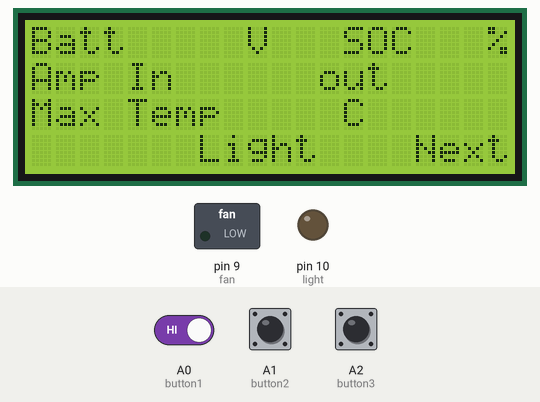
Simulated run of this sketch. Board: Arduino Pro Mini, built with avr-gcc and run on an emulated ATmega328P. Parts: 20×4 character LCD, switched loads named in the sketch (green lamp = pin HIGH), output pins drawn as LEDs (lit = HIGH). The inputs (shaded band) are chosen by the test bench; at power-on: A2 (button3) HIGH, A1 (button2) HIGH, A0 (button1) HIGH.

Above: at 3.2 s.
3.3 s: A2 (button3) pulled LOW for 3.2 s
At 5.6 s:
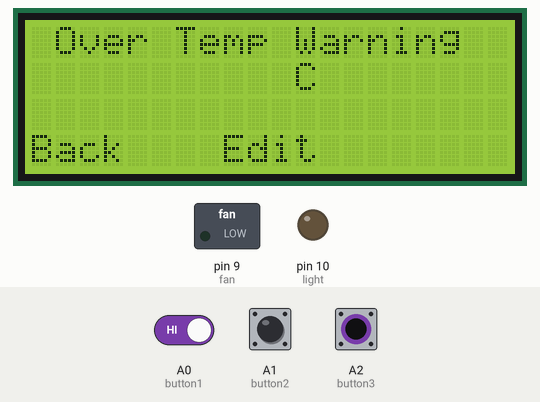
8.0 s: A1 (button2) pulled LOW for 1 s
At 9.8 s:
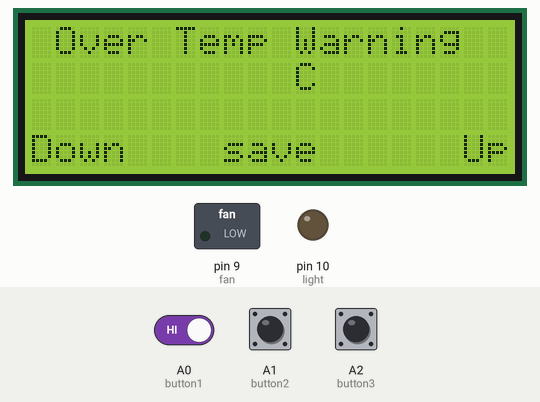
10.5 s: A1 (button2) pulled LOW for 0.15 s
At 11.7 s:
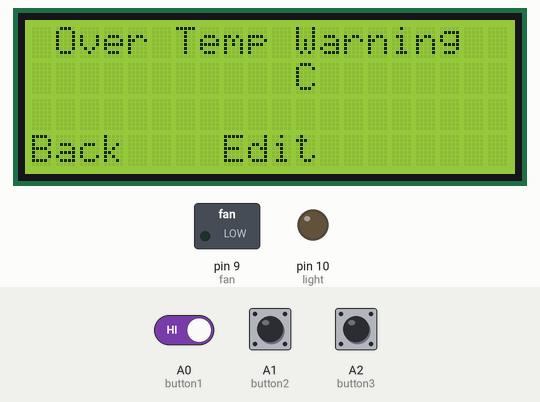
12.1 s: A1 (button2) pulled LOW for 3.2 s
At 12.2 s:
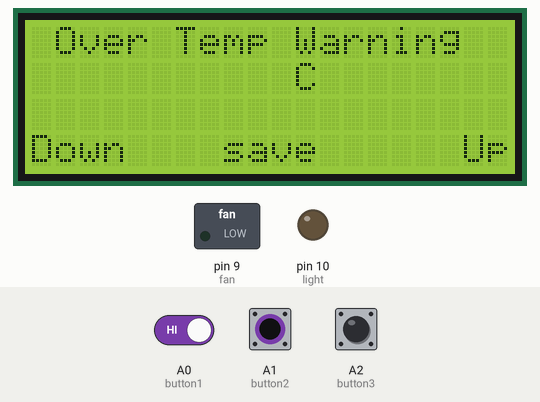
16.8 s: A0 (button1) driven LOW and A1 (button2) driven LOW
At 19.1 s:
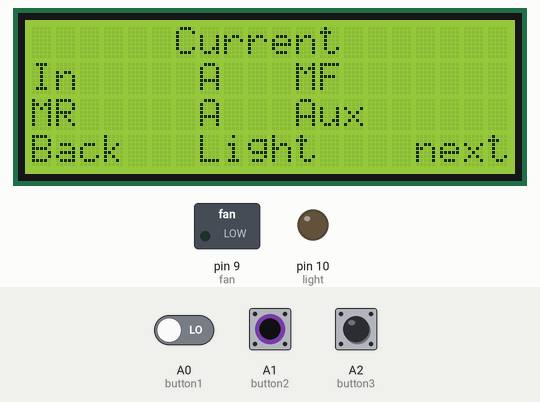
Timing chart, 0 to 20.5 s (numbered marks = the images above; inputs shaded):
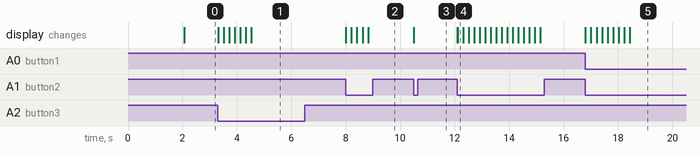

The sketch:

rduino_leuv_display.ino
```cpp
/*--------------------------------------------------------------
  Program:      LEUV DISPLAY

  Description:  Display information and change parameters for LCD
                For Solar Electric Utility Vehicle

  Hardware:     Arduino Pro mini with 4x20 LCD Display

  Date:         11 September, 2015

  Author:       Chris Low

  References:

*/

//included libraries
#include <DallasTemperature.h>
#include <OneWire.h>
#include <LiquidCrystal.h>

// initialize the library with the numbers of the interface pins
LiquidCrystal lcd(7, 8, 5, 4, 3, 2);


//Assign pins
//need to change variable types
const int button1 = A0;
const int button2 = A1;
const int button3 = A2;
const int current1 = A5;
const int current2 = A4;
const int current3 = A3;
const int light = 10;
const int fan = 9;
const int temp = 12;
const int keysense = A6;
const int open1 = 6;
const int open2 = 11;

const int debouncedelay = 200;
int page;
int view;
int menu;
int buttonstate1;
int buttonstate2;
int buttonstate3;
int lastdebounce;

//teperature sensor on pin 8
#define ONE_WIRE_BUS_PIN 12

// Setup a oneWire instance to communicate with any OneWire devices
OneWire oneWire(ONE_WIRE_BUS_PIN);

// Pass our oneWire reference to Dallas Temperature.
DallasTemperature sensors(&oneWire);

// Assign the addresses of your 1-Wire temp sensors.
// http://www.hacktronics.com/Tutorials/arduino-1-wire-address-finder.html
//DeviceAddress Probe06 = { 0x28, 0x58, 0xA4, 0xCC, 0x05, 0x00, 0x00, 0xA3 };
//DeviceAddress Probe03 = { 0x28, 0xC4, 0xA0, 0xCD, 0x05, 0x00, 0x00, 0xFF };
//DeviceAddress Probe01 = { 0x28, 0x24, 0xDB, 0xCC, 0x05, 0x00, 0x00, 0x44 };
//DeviceAddress Probe05 = { 0x28, 0xDC, 0x83, 0xCC, 0x05, 0x00, 0x00, 0x3C };
//DeviceAddress Probe04 = { 0x28, 0xB5, 0xBC, 0xCD, 0x05, 0x00, 0x00, 0x0D };
//DeviceAddress Probe02 = { 0x28, 0xD7, 0x5E, 0xCD, 0x05, 0x00, 0x00, 0xF9 };

void setup() {
 // set up the LCD's number of columns and rows:
  lcd.begin(20, 4);
  page = 1;
  view = 0;
  menu = 0;
  lastdebounce = 0;
  pinMode(button1, INPUT_PULLUP);
  pinMode(button2, INPUT_PULLUP);
  pinMode(button3, INPUT_PULLUP);
  pinMode(open1, INPUT_PULLUP);
  pinMode(open2, INPUT_PULLUP);
  pinMode(fan, OUTPUT);
  pinMode(light, OUTPUT);
  lcd.setCursor(3,0);
  lcd.write("SOLAR UTILITY");
  lcd.setCursor(6,1);
  lcd.write("VEHICLE");
  delay(2000);
  lcd.clear();
 // Debug only
 // Serial.begin(9300);
}

void loop() {
/* debug only
Serial.write("page");
Serial.println(page);
Serial.write("menu");
Serial.println(menu);
Serial.write("view");
Serial.println(view);
*/
if (page ==  1) {
   if (view == 0) {
      lcd.setCursor(0,0);
      lcd.write("Batt");
      lcd.setCursor(0,1);
      lcd.write("Amp In");
      lcd.setCursor(0,2);
      lcd.write("Max Temp");
      lcd.setCursor(13,0);
      lcd.write("SOC");
      lcd.setCursor(12,1);
      lcd.write("out");
      lcd.setCursor(7,3);
      lcd.write("Light");
      lcd.setCursor(16,3);
      lcd.write("Next");
      lcd.setCursor(9,0);
      lcd.write("V");
      lcd.setCursor(19,0);
      lcd.write("%");
      lcd.setCursor(13,2);
      lcd.write("C");
      view = 1;
      }
   if(millis()>lastdebounce+debouncedelay) {
      buttonstate1 = digitalRead(button1);
      buttonstate2 = digitalRead(button2);
      buttonstate3 = digitalRead(button3);
      if(menu==0) {
        if (buttonstate1 ==LOW) {
          lastdebounce=millis();
        }
        if (buttonstate2 ==LOW) {
           lastdebounce=millis();
        }
        if (buttonstate3 ==LOW) {
          page=2;
          view = 0;
          lcd.clear();
          lastdebounce=millis();
        }

     }
  }
}
if (page ==  2) {
   if (view == 0) {
     lcd.setCursor(0,0);
     lcd.write("Panel");
     lcd.setCursor(0,1);
     lcd.write("Batt");
     lcd.setCursor(0,3);
     lcd.write("Back");
     lcd.setCursor(7,3);
     lcd.write("Light");
     lcd.setCursor(16,3);
     lcd.write("Next");
     lcd.setCursor(10,0);
     lcd.write("V");
     lcd.setCursor(17,0);
     lcd.print("A");
     lcd.setCursor(10,1);
     lcd.write("V");
     lcd.setCursor(17,1);
     lcd.write("A");
     view = 1;
  }
  if(millis()>lastdebounce+debouncedelay) {
      buttonstate1 = digitalRead(button1);
      buttonstate2 = digitalRead(button2);
      buttonstate3 = digitalRead(button3);
      if(menu==0) {
        buttonstate1 = digitalRead(button1);
        buttonstate2 = digitalRead(button2);
        buttonstate3 = digitalRead(button3);
        if (buttonstate1 ==LOW) {
          page=1;
          view = 0;
          lcd.clear();
          lastdebounce=millis();
        }
        if (buttonstate2 ==LOW) {
          lastdebounce=millis();
        }
        if (buttonstate3 ==LOW) {
          page=3;
          view = 0;
          lcd.clear();
          lastdebounce=millis();
        }
      }
   }
}
if (page ==  3) {
      if (view == 0) {
        lcd.setCursor(0,0);
        lcd.write("MFR");
        lcd.setCursor(0,1);
        lcd.write("MRR");
        lcd.setCursor(0,2);
        lcd.write("BF");
        lcd.setCursor(0,3);
        lcd.write("Back");
        lcd.setCursor(7,3);
        lcd.write("Light");
        lcd.setCursor(16,3);
        lcd.write("Next");
        lcd.setCursor(8,0);
        lcd.write("C");
        lcd.setCursor(8,1);
        lcd.print("C");
        lcd.setCursor(8,2);
        lcd.write("C");
        lcd.setCursor(11,0);
        lcd.write("MFL");
        lcd.setCursor(11,1);
        lcd.write("MRL");
        lcd.setCursor(11,2);
        lcd.write("BR");
        lcd.setCursor(0,3);
        lcd.setCursor(19,0);
        lcd.write("C");
        lcd.setCursor(19,1);
        lcd.print("C");
        lcd.setCursor(19,2);
        lcd.write("C");
        view = 1;
      }
      if(millis()>lastdebounce+debouncedelay) {
      buttonstate1 = digitalRead(button1);
      buttonstate2 = digitalRead(button2);
      buttonstate3 = digitalRead(button3);
      if(menu==0) {
        if (buttonstate1 ==LOW) {
          page=2;
          view = 0;
          lcd.clear();
          lastdebounce=millis();
          }
        if (buttonstate2 ==LOW) {
          lastdebounce=millis();
          }
        if (buttonstate3 ==LOW) {
          page=4;
          view = 0;
          lcd.clear();
          lastdebounce=millis();
          }
      }
  }
}
if (page ==  4) {
      if (view == 0) {
        lcd.setCursor(6,0);
        lcd.write("Current");
        lcd.setCursor(0,1);
        lcd.write("In");
        lcd.setCursor(0,2);
        lcd.write("MR");
        lcd.setCursor(0,3);
        lcd.write("Back");
        lcd.setCursor(7,3);
        lcd.write("Light");
        lcd.setCursor(16,3);
        lcd.write("next");
        lcd.setCursor(7,1);
        lcd.write("A");
        lcd.setCursor(7,2);
        lcd.print("A");
        lcd.setCursor(11,1);
        lcd.write("MF");
        lcd.setCursor(11,2);
        lcd.write("Aux");
        view = 1;
      }
      if(millis()>lastdebounce+debouncedelay) {
      buttonstate1 = digitalRead(button1);
      buttonstate2 = digitalRead(button2);
      buttonstate3 = digitalRead(button3);
      if(menu==0) {
        if (buttonstate1 ==LOW) {
          page=3;
          view = 0;
          lcd.clear();
          lastdebounce=millis();
          }
        if (buttonstate2 ==LOW) {
          lastdebounce=millis();
          }
        if (buttonstate3 ==LOW) {
          page=5;
          view = 0;
          lcd.clear();
          lastdebounce=millis();
          }
     }
   }
}
if (page ==  5) {
      if (view == 0) {
        if (menu ==0) {
          lcd.setCursor(3,1);
          lcd.write("Winch Control");
          lcd.setCursor(0,3);
          lcd.write("Back");
          lcd.setCursor(6,3);
          lcd.write("Control");
          lcd.setCursor(16,3);
          lcd.write("Next");
          view = 1;
        }
        if (menu ==1) {
          lcd.setCursor(3,1);
          lcd.write("Winch Control");
          lcd.setCursor(0,3);
          lcd.write("In");
          lcd.setCursor(8,3);
          lcd.write("Exit");
          lcd.setCursor(17,3);
          lcd.write("Out");
          view = 1;

        }
      }
      if(millis()>lastdebounce+debouncedelay) {
      buttonstate1 = digitalRead(button1);
      buttonstate2 = digitalRead(button2);
      buttonstate3 = digitalRead(button3);
      if(menu==0) {
        if (buttonstate1 ==LOW) {
          page = 4;
          view = 0;
          lcd.clear();
          lastdebounce=millis();
          }
        if (buttonstate2 ==LOW) {
          menu = 1;
          view= 0;
          lcd.clear();
          lastdebounce=millis();
          }
        if (buttonstate3 ==LOW) {
          page =6;
          view = 0;
          lcd.clear();
          lastdebounce=millis();
          }
     }
      if(menu==1&&(millis()>lastdebounce+debouncedelay)) {
        if (buttonstate1 ==LOW) {
          lastdebounce=millis();
          }
        if (buttonstate2 ==LOW) {
          menu = 0;
          view = 0;
          lcd.clear();
          lastdebounce=millis();
          }
        if (buttonstate3 ==LOW) {
          lastdebounce=millis();
          }
     }
   }
}
if (page ==  6) {
      if (view == 0) {
        if (menu== 0) {
          lcd.setCursor(2,0);
          lcd.write("Light Brightness");
          lcd.setCursor(0,3);
          lcd.write("Back");
          lcd.setCursor(8,3);
          lcd.write("Edit");
          lcd.setCursor(16,3);
          lcd.write("Next");
          view = 1;
        }
        if (menu== 1) {
          lcd.setCursor(2,0);
          lcd.write("Light Brightness");
          lcd.setCursor(0,3);
          lcd.write("Down");
          lcd.setCursor(8,3);
          lcd.write("Save");
          lcd.setCursor(18,3);
          lcd.write("Up");
          view = 1;
        }
      }
      if(millis()>lastdebounce+debouncedelay) {
      buttonstate1 = digitalRead(button1);
      buttonstate2 = digitalRead(button2);
      buttonstate3 = digitalRead(button3);
      if(menu==0) {
        if (buttonstate1 ==LOW) {
          page=5;
          view = 0;
          lcd.clear();
          lastdebounce=millis();
          }
        if (buttonstate2 ==LOW) {
          menu=1;
          lcd.clear();
          view = 0;
          lastdebounce=millis();
          }
        if (buttonstate3 ==LOW) {
          page =7;
          view = 0;
          lcd.clear();
          lastdebounce=millis();
          }
     }
      if(menu==1&&(millis()>lastdebounce+debouncedelay)) {
        if (buttonstate1 ==LOW) {
          lastdebounce=millis();
          }
        if (buttonstate2 ==LOW) {
          menu=0;
          view = 0;
          lcd.clear();
          lastdebounce=millis();
          }
        if (buttonstate3 ==LOW) {
          lastdebounce=millis();
          }
     }
   }
}
if (page ==  7) {
      if (view == 0) {
        if (menu == 0) {
          lcd.setCursor(4,0);
          lcd.write("Fan On Temp");
          lcd.setCursor(11,1);
          lcd.write("C");
          lcd.setCursor(0,3);
          lcd.write("Back");
          lcd.setCursor(8,3);
          lcd.write("Edit");
          lcd.setCursor(16,3);
          lcd.write("Next");
          view = 1;
        }
        if (menu == 1) {
          lcd.setCursor(4,0);
          lcd.write("Fan on Temp");
          lcd.setCursor(11,1);
          lcd.write("C");
          lcd.setCursor(0,3);
          lcd.write("Down");
          lcd.setCursor(8,3);
          lcd.write("Save");
          lcd.setCursor(18,3);
          lcd.write("Up");
          view = 1;
        }
      }
      if(millis()>lastdebounce+debouncedelay) {
      buttonstate1 = digitalRead(button1);
      buttonstate2 = digitalRead(button2);
      buttonstate3 = digitalRead(button3);
      if(menu==0) {
        if (buttonstate1 ==LOW) {
          page=6;
          view = 0;
          lcd.clear();
          lastdebounce=millis();
          }
        if (buttonstate2 ==LOW) {
          menu=1;
          lcd.clear();
          view=0;
          lastdebounce=millis();
          }
        if (buttonstate3 ==LOW) {
          page=8;
          view = 0;
          lcd.clear();
          lastdebounce=millis();
          }
     }
      if(menu==1&&(millis()>lastdebounce+debouncedelay)) {
        if (buttonstate1 ==LOW) {
          lastdebounce=millis();
          }
        if (buttonstate2 ==LOW) {
          menu=0;
          view = 0;
          lcd.clear();
          lastdebounce=millis();
          }
        if (buttonstate3 ==LOW) {
          lastdebounce=millis();
          }
     }
   }
}
if (page ==  8) {
      if (view == 0) {
        if (menu ==0){
        lcd.setCursor(1,0);
          lcd.write("Over Temp Warning");
          lcd.setCursor(11,1);
          lcd.write("C");
          lcd.setCursor(0,3);
          lcd.write("Back");
          lcd.setCursor(8,3);
          lcd.write("Edit");
          view = 1;
        }
        if(menu == 1) {
          lcd.setCursor(1,0);
          lcd.write("Over Temp Warning");
          lcd.setCursor(11,1);
          lcd.write("C");
          lcd.setCursor(0,3);
          lcd.write("Down");
          lcd.setCursor(8,3);
          lcd.write("save");
          lcd.setCursor(18,3);
          lcd.write("Up");
          view = 1;
        }
      }
      if(millis()>lastdebounce+debouncedelay) {
      buttonstate1 = digitalRead(button1);
      buttonstate2 = digitalRead(button2);
      buttonstate3 = digitalRead(button3);
      if(menu==0) {
        if (buttonstate1 ==LOW) {
          page=7;
          view = 0;
          lcd.clear();
          lastdebounce=millis();
          }
        if (buttonstate2 ==LOW) {
          menu=1;
          lcd.clear();
          view = 0;
          lastdebounce=millis();
          }
        if (buttonstate3 ==LOW) {
          lastdebounce=millis();
          }
     }
     if(menu==1&&(millis()>lastdebounce+debouncedelay)) {
        if (buttonstate1 ==LOW) {
          lastdebounce=millis();
          }
        if (buttonstate2 ==LOW) {
          menu=0;
          view = 0;
          lcd.clear();
          lastdebounce=millis();
          }
        if (buttonstate3 ==LOW) {
          lastdebounce=millis();
          }
     }
   }
}
}
```

Measured:
- after the input at 3.3 s, the display: first changes at once (image 1 shows a later state)
- after the input at 8.0 s, the display: first changes at once (image 2 shows a later state)
- after the input at 10.5 s, the display: first changes at once (image 3 shows a later state)
- after the input at 12.1 s, the display: first changes at once (image 4 shows a later state)
- after the input at 16.8 s, the display: first changes at once (image 5 shows a later state)
